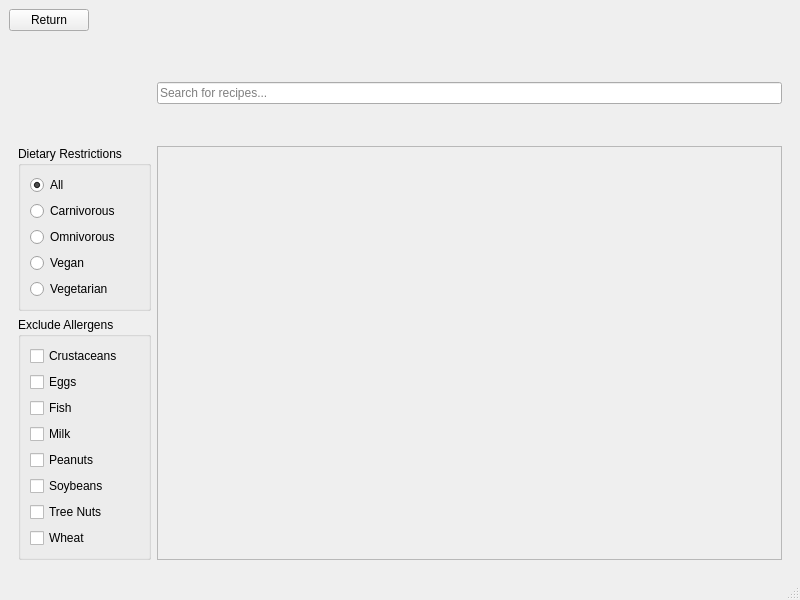
<?xml version="1.0" encoding="UTF-8"?>
<ui version="4.0">
 <class>RecipeApp</class>
 <widget class="QMainWindow" name="RecipeApp">
  <property name="geometry">
   <rect>
    <x>0</x>
    <y>0</y>
    <width>800</width>
    <height>600</height>
   </rect>
  </property>
  <property name="windowTitle">
   <string>RecipeApp</string>
  </property>
  <widget class="QWidget" name="centralwidget">
   <layout class="QVBoxLayout" name="verticalLayout_2">
    <item>
     <layout class="QHBoxLayout" name="horizontalLayout">
      <item>
       <widget class="QPushButton" name="backButton">
        <property name="text">
         <string>Return</string>
        </property>
       </widget>
      </item>
      <item>
       <spacer name="horizontalSpacer">
        <property name="orientation">
         <enum>Qt::Horizontal</enum>
        </property>
        <property name="sizeHint" stdset="0">
         <size>
          <width>40</width>
          <height>20</height>
         </size>
        </property>
       </spacer>
      </item>
     </layout>
    </item>
    <item>
     <widget class="QStackedWidget" name="stackedWidget">
      <property name="sizePolicy">
       <sizepolicy hsizetype="Preferred" vsizetype="Preferred">
        <horstretch>0</horstretch>
        <verstretch>0</verstretch>
       </sizepolicy>
      </property>
      <property name="currentIndex">
       <number>1</number>
      </property>
      <widget class="QWidget" name="homePage">
       <layout class="QVBoxLayout" name="verticalLayout">
        <property name="spacing">
         <number>20</number>
        </property>
        <property name="leftMargin">
         <number>200</number>
        </property>
        <property name="topMargin">
         <number>100</number>
        </property>
        <property name="rightMargin">
         <number>200</number>
        </property>
        <property name="bottomMargin">
         <number>100</number>
        </property>
        <item>
         <widget class="QPushButton" name="browseButton">
          <property name="text">
           <string>Browse Recipes</string>
          </property>
          <attribute name="buttonGroup">
           <string notr="true">pageSelectionButtons</string>
          </attribute>
         </widget>
        </item>
        <item>
         <widget class="QPushButton" name="createButton">
          <property name="text">
           <string>Create Recipe</string>
          </property>
          <attribute name="buttonGroup">
           <string notr="true">pageSelectionButtons</string>
          </attribute>
         </widget>
        </item>
        <item>
         <widget class="QPushButton" name="favoritesButton">
          <property name="text">
           <string>Favorites</string>
          </property>
          <attribute name="buttonGroup">
           <string notr="true">pageSelectionButtons</string>
          </attribute>
         </widget>
        </item>
       </layout>
      </widget>
      <widget class="QWidget" name="browsePage">
       <layout class="QGridLayout" name="gridLayout">
        <item row="0" column="1">
         <widget class="QLineEdit" name="searchBar">
          <property name="sizePolicy">
           <sizepolicy hsizetype="Expanding" vsizetype="Fixed">
            <horstretch>0</horstretch>
            <verstretch>0</verstretch>
           </sizepolicy>
          </property>
          <property name="text">
           <string/>
          </property>
          <property name="alignment">
           <set>Qt::AlignLeading|Qt::AlignLeft|Qt::AlignVCenter</set>
          </property>
          <property name="placeholderText">
           <string>Search for recipes...</string>
          </property>
         </widget>
        </item>
        <item row="1" column="0">
         <widget class="QGroupBox" name="groupBox">
          <property name="title">
           <string>Dietary Restrictions</string>
          </property>
          <property name="checkable">
           <bool>false</bool>
          </property>
          <layout class="QVBoxLayout" name="verticalLayout_4">
           <item>
            <widget class="QRadioButton" name="radioButton">
             <property name="text">
              <string>All</string>
             </property>
             <property name="checked">
              <bool>true</bool>
             </property>
             <attribute name="buttonGroup">
              <string notr="true">dietaryRestrictionButtons</string>
             </attribute>
            </widget>
           </item>
           <item>
            <widget class="QRadioButton" name="carnivorousButton">
             <property name="text">
              <string>Carnivorous</string>
             </property>
             <attribute name="buttonGroup">
              <string notr="true">dietaryRestrictionButtons</string>
             </attribute>
            </widget>
           </item>
           <item>
            <widget class="QRadioButton" name="omnivorousButton">
             <property name="text">
              <string>Omnivorous</string>
             </property>
             <property name="checked">
              <bool>false</bool>
             </property>
             <attribute name="buttonGroup">
              <string notr="true">dietaryRestrictionButtons</string>
             </attribute>
            </widget>
           </item>
           <item>
            <widget class="QRadioButton" name="veganButton">
             <property name="text">
              <string>Vegan</string>
             </property>
             <attribute name="buttonGroup">
              <string notr="true">dietaryRestrictionButtons</string>
             </attribute>
            </widget>
           </item>
           <item>
            <widget class="QRadioButton" name="VegetarianButton">
             <property name="text">
              <string>Vegetarian</string>
             </property>
             <attribute name="buttonGroup">
              <string notr="true">dietaryRestrictionButtons</string>
             </attribute>
            </widget>
           </item>
          </layout>
         </widget>
        </item>
        <item row="2" column="0">
         <widget class="QGroupBox" name="groupBox_2">
          <property name="title">
           <string>Exclude Allergens</string>
          </property>
          <layout class="QVBoxLayout" name="verticalLayout_5">
           <item>
            <widget class="QCheckBox" name="crustaceanButton">
             <property name="text">
              <string>Crustaceans</string>
             </property>
             <attribute name="buttonGroup">
              <string notr="true">allergenButtons</string>
             </attribute>
            </widget>
           </item>
           <item>
            <widget class="QCheckBox" name="eggButton">
             <property name="text">
              <string>Eggs</string>
             </property>
             <attribute name="buttonGroup">
              <string notr="true">allergenButtons</string>
             </attribute>
            </widget>
           </item>
           <item>
            <widget class="QCheckBox" name="fishButton">
             <property name="text">
              <string>Fish</string>
             </property>
             <attribute name="buttonGroup">
              <string notr="true">allergenButtons</string>
             </attribute>
            </widget>
           </item>
           <item>
            <widget class="QCheckBox" name="milkButton">
             <property name="text">
              <string>Milk</string>
             </property>
             <attribute name="buttonGroup">
              <string notr="true">allergenButtons</string>
             </attribute>
            </widget>
           </item>
           <item>
            <widget class="QCheckBox" name="peanutsButton">
             <property name="text">
              <string>Peanuts</string>
             </property>
             <attribute name="buttonGroup">
              <string notr="true">allergenButtons</string>
             </attribute>
            </widget>
           </item>
           <item>
            <widget class="QCheckBox" name="soybeansButton">
             <property name="text">
              <string>Soybeans</string>
             </property>
             <attribute name="buttonGroup">
              <string notr="true">allergenButtons</string>
             </attribute>
            </widget>
           </item>
           <item>
            <widget class="QCheckBox" name="treeNutsButton">
             <property name="text">
              <string>Tree Nuts</string>
             </property>
             <property name="tristate">
              <bool>false</bool>
             </property>
             <attribute name="buttonGroup">
              <string notr="true">allergenButtons</string>
             </attribute>
            </widget>
           </item>
           <item>
            <widget class="QCheckBox" name="wheatButton">
             <property name="text">
              <string>Wheat</string>
             </property>
             <attribute name="buttonGroup">
              <string notr="true">allergenButtons</string>
             </attribute>
            </widget>
           </item>
          </layout>
         </widget>
        </item>
        <item row="0" column="0">
         <spacer name="verticalSpacer">
          <property name="orientation">
           <enum>Qt::Vertical</enum>
          </property>
          <property name="sizeHint" stdset="0">
           <size>
            <width>20</width>
            <height>40</height>
           </size>
          </property>
         </spacer>
        </item>
        <item row="1" column="1" rowspan="2">
         <widget class="QScrollArea" name="scrollArea">
          <property name="widgetResizable">
           <bool>true</bool>
          </property>
          <property name="alignment">
           <set>Qt::AlignLeading|Qt::AlignLeft|Qt::AlignTop</set>
          </property>
          <widget class="QWidget" name="scrollAreaWidgetContents">
           <property name="geometry">
            <rect>
             <x>0</x>
             <y>0</y>
             <width>626</width>
             <height>442</height>
            </rect>
           </property>
           <layout class="QVBoxLayout" name="verticalLayout_3">
            <item>
             <layout class="QVBoxLayout" name="recipeListLayout">
              <item>
               <spacer name="verticalSpacer_2">
                <property name="orientation">
                 <enum>Qt::Vertical</enum>
                </property>
                <property name="sizeHint" stdset="0">
                 <size>
                  <width>20</width>
                  <height>40</height>
                 </size>
                </property>
               </spacer>
              </item>
             </layout>
            </item>
           </layout>
          </widget>
         </widget>
        </item>
       </layout>
      </widget>
      <widget class="QWidget" name="recipePage">
       <layout class="QGridLayout" name="gridLayout_3">
        <item row="0" column="0" colspan="2">
         <layout class="QGridLayout" name="gridLayout_4">
          <item row="0" column="0">
           <widget class="QLabel" name="recipeNameLabel">
            <property name="font">
             <font>
              <pointsize>12</pointsize>
              <bold>true</bold>
             </font>
            </property>
            <property name="text">
             <string/>
            </property>
           </widget>
          </item>
          <item row="1" column="0">
           <widget class="QLabel" name="instructionsLabel">
            <property name="text">
             <string>Instructions</string>
            </property>
           </widget>
          </item>
          <item row="1" column="1">
           <widget class="QLabel" name="ingredientsLabel">
            <property name="text">
             <string>Ingredients</string>
            </property>
           </widget>
          </item>
          <item row="0" column="1">
           <widget class="QCheckBox" name="favoritesCheckBox">
            <property name="layoutDirection">
             <enum>Qt::RightToLeft</enum>
            </property>
            <property name="text">
             <string>Add to Favorites</string>
            </property>
           </widget>
          </item>
         </layout>
        </item>
        <item row="1" column="1">
         <widget class="QScrollArea" name="scrollArea_3">
          <property name="sizePolicy">
           <sizepolicy hsizetype="Expanding" vsizetype="Expanding">
            <horstretch>0</horstretch>
            <verstretch>0</verstretch>
           </sizepolicy>
          </property>
          <property name="widgetResizable">
           <bool>true</bool>
          </property>
          <widget class="QWidget" name="scrollAreaWidgetContents_3">
           <property name="geometry">
            <rect>
             <x>0</x>
             <y>0</y>
             <width>40</width>
             <height>20</height>
            </rect>
           </property>
           <layout class="QVBoxLayout" name="verticalLayout_7">
            <item>
             <layout class="QVBoxLayout" name="ingredientsListLayout">
              <item>
               <spacer name="verticalSpacer_4">
                <property name="orientation">
                 <enum>Qt::Vertical</enum>
                </property>
                <property name="sizeHint" stdset="0">
                 <size>
                  <width>20</width>
                  <height>40</height>
                 </size>
                </property>
               </spacer>
              </item>
             </layout>
            </item>
           </layout>
          </widget>
         </widget>
        </item>
        <item row="1" column="0">
         <widget class="QScrollArea" name="scrollArea_2">
          <property name="sizePolicy">
           <sizepolicy hsizetype="Expanding" vsizetype="Expanding">
            <horstretch>0</horstretch>
            <verstretch>0</verstretch>
           </sizepolicy>
          </property>
          <property name="widgetResizable">
           <bool>true</bool>
          </property>
          <widget class="QWidget" name="scrollAreaWidgetContents_2">
           <property name="geometry">
            <rect>
             <x>0</x>
             <y>0</y>
             <width>40</width>
             <height>20</height>
            </rect>
           </property>
           <layout class="QVBoxLayout" name="verticalLayout_6">
            <item>
             <layout class="QVBoxLayout" name="instructionsListLayout">
              <item>
               <spacer name="verticalSpacer_3">
                <property name="orientation">
                 <enum>Qt::Vertical</enum>
                </property>
                <property name="sizeHint" stdset="0">
                 <size>
                  <width>20</width>
                  <height>40</height>
                 </size>
                </property>
               </spacer>
              </item>
             </layout>
            </item>
           </layout>
          </widget>
         </widget>
        </item>
        <item row="2" column="0" colspan="2">
         <layout class="QVBoxLayout" name="verticalLayout_8">
          <item>
           <widget class="QLabel" name="dietaryLabel">
            <property name="styleSheet">
             <string notr="true">color: green;
</string>
            </property>
            <property name="text">
             <string>Dietary Restriction: </string>
            </property>
           </widget>
          </item>
          <item>
           <widget class="QLabel" name="allergenLabel">
            <property name="styleSheet">
             <string notr="true">color: red;</string>
            </property>
            <property name="text">
             <string>Included Allergens:</string>
            </property>
           </widget>
          </item>
         </layout>
        </item>
       </layout>
      </widget>
      <widget class="QWidget" name="createPage">
       <layout class="QGridLayout" name="gridLayout_7">
        <item row="1" column="0">
         <widget class="QGroupBox" name="allergensCreateButtons">
          <property name="title">
           <string>Allergens</string>
          </property>
          <layout class="QVBoxLayout" name="verticalLayout_17">
           <item>
            <widget class="QCheckBox" name="crustaceanButton_3">
             <property name="text">
              <string>Crustaceans</string>
             </property>
            </widget>
           </item>
           <item>
            <widget class="QCheckBox" name="eggButton_3">
             <property name="text">
              <string>Eggs</string>
             </property>
            </widget>
           </item>
           <item>
            <widget class="QCheckBox" name="fishButton_3">
             <property name="text">
              <string>Fish</string>
             </property>
            </widget>
           </item>
           <item>
            <widget class="QCheckBox" name="milkButton_3">
             <property name="text">
              <string>Milk</string>
             </property>
            </widget>
           </item>
           <item>
            <widget class="QCheckBox" name="peanutsButton_3">
             <property name="text">
              <string>Peanuts</string>
             </property>
            </widget>
           </item>
           <item>
            <widget class="QCheckBox" name="soybeansButton_3">
             <property name="text">
              <string>Soybeans</string>
             </property>
            </widget>
           </item>
           <item>
            <widget class="QCheckBox" name="treeNutsButton_3">
             <property name="text">
              <string>Tree Nuts</string>
             </property>
             <property name="tristate">
              <bool>false</bool>
             </property>
            </widget>
           </item>
           <item>
            <widget class="QCheckBox" name="wheatButton_3">
             <property name="text">
              <string>Wheat</string>
             </property>
            </widget>
           </item>
          </layout>
         </widget>
        </item>
        <item row="2" column="3">
         <widget class="QPushButton" name="addIngredientButton">
          <property name="text">
           <string>Add Ingredient</string>
          </property>
         </widget>
        </item>
        <item row="3" column="0">
         <widget class="QPushButton" name="createRecipeButton">
          <property name="text">
           <string>Create</string>
          </property>
         </widget>
        </item>
        <item row="2" column="0">
         <widget class="QLineEdit" name="recipeNameCreateLabel">
          <property name="sizePolicy">
           <sizepolicy hsizetype="Fixed" vsizetype="Fixed">
            <horstretch>0</horstretch>
            <verstretch>0</verstretch>
           </sizepolicy>
          </property>
          <property name="placeholderText">
           <string>Recipe Name</string>
          </property>
         </widget>
        </item>
        <item row="0" column="0">
         <widget class="QGroupBox" name="groupBox_7">
          <property name="title">
           <string>Dietary Restrictions</string>
          </property>
          <property name="checkable">
           <bool>false</bool>
          </property>
          <layout class="QVBoxLayout" name="verticalLayout_16">
           <item>
            <widget class="QRadioButton" name="carnivorousButton_3">
             <property name="text">
              <string>Carnivorous</string>
             </property>
             <attribute name="buttonGroup">
              <string notr="true">dietaryRestrictionCreateButtons</string>
             </attribute>
            </widget>
           </item>
           <item>
            <widget class="QRadioButton" name="omnivorousButton_3">
             <property name="text">
              <string>Omnivorous</string>
             </property>
             <property name="checked">
              <bool>true</bool>
             </property>
             <attribute name="buttonGroup">
              <string notr="true">dietaryRestrictionCreateButtons</string>
             </attribute>
            </widget>
           </item>
           <item>
            <widget class="QRadioButton" name="veganButton_3">
             <property name="text">
              <string>Vegan</string>
             </property>
             <attribute name="buttonGroup">
              <string notr="true">dietaryRestrictionCreateButtons</string>
             </attribute>
            </widget>
           </item>
           <item>
            <widget class="QRadioButton" name="VegetarianButton_3">
             <property name="text">
              <string>Vegetarian</string>
             </property>
             <attribute name="buttonGroup">
              <string notr="true">dietaryRestrictionCreateButtons</string>
             </attribute>
            </widget>
           </item>
          </layout>
         </widget>
        </item>
        <item row="0" column="1" rowspan="2">
         <widget class="QScrollArea" name="scrollArea_7">
          <property name="widgetResizable">
           <bool>true</bool>
          </property>
          <widget class="QWidget" name="scrollAreaWidgetContents_7">
           <property name="geometry">
            <rect>
             <x>0</x>
             <y>0</y>
             <width>109</width>
             <height>93</height>
            </rect>
           </property>
           <layout class="QVBoxLayout" name="verticalLayout_20">
            <item>
             <widget class="QGroupBox" name="groupBox_5">
              <property name="title">
               <string>Instructions</string>
              </property>
              <layout class="QVBoxLayout" name="verticalLayout_18">
               <item>
                <layout class="QVBoxLayout" name="instructionsCreateList">
                 <item>
                  <widget class="QLineEdit" name="lineEdit"/>
                 </item>
                 <item>
                  <spacer name="verticalSpacer_9">
                   <property name="orientation">
                    <enum>Qt::Vertical</enum>
                   </property>
                   <property name="sizeHint" stdset="0">
                    <size>
                     <width>20</width>
                     <height>40</height>
                    </size>
                   </property>
                  </spacer>
                 </item>
                </layout>
               </item>
              </layout>
             </widget>
            </item>
           </layout>
          </widget>
         </widget>
        </item>
        <item row="0" column="3" rowspan="2">
         <widget class="QScrollArea" name="scrollArea_8">
          <property name="widgetResizable">
           <bool>true</bool>
          </property>
          <widget class="QWidget" name="scrollAreaWidgetContents_8">
           <property name="geometry">
            <rect>
             <x>0</x>
             <y>0</y>
             <width>106</width>
             <height>93</height>
            </rect>
           </property>
           <layout class="QVBoxLayout" name="verticalLayout_21">
            <item>
             <widget class="QGroupBox" name="groupBox_6">
              <property name="title">
               <string>Ingredients</string>
              </property>
              <layout class="QVBoxLayout" name="verticalLayout_19">
               <item>
                <layout class="QVBoxLayout" name="ingredientsCreateList">
                 <item>
                  <widget class="QLineEdit" name="lineEdit_2"/>
                 </item>
                 <item>
                  <spacer name="verticalSpacer_10">
                   <property name="orientation">
                    <enum>Qt::Vertical</enum>
                   </property>
                   <property name="sizeHint" stdset="0">
                    <size>
                     <width>20</width>
                     <height>40</height>
                    </size>
                   </property>
                  </spacer>
                 </item>
                </layout>
               </item>
              </layout>
             </widget>
            </item>
           </layout>
          </widget>
         </widget>
        </item>
        <item row="2" column="1">
         <widget class="QPushButton" name="addInstructionButton">
          <property name="sizePolicy">
           <sizepolicy hsizetype="Minimum" vsizetype="Fixed">
            <horstretch>0</horstretch>
            <verstretch>0</verstretch>
           </sizepolicy>
          </property>
          <property name="text">
           <string>Add Instruction</string>
          </property>
         </widget>
        </item>
       </layout>
      </widget>
      <widget class="QWidget" name="favoritesPage"/>
     </widget>
    </item>
   </layout>
  </widget>
  <widget class="QMenuBar" name="menubar">
   <property name="geometry">
    <rect>
     <x>0</x>
     <y>0</y>
     <width>800</width>
     <height>21</height>
    </rect>
   </property>
  </widget>
  <widget class="QStatusBar" name="statusbar"/>
 </widget>
 <resources/>
 <connections/>
 <buttongroups>
  <buttongroup name="pageSelectionButtons">
   <property name="exclusive">
    <bool>false</bool>
   </property>
  </buttongroup>
  <buttongroup name="dietaryRestrictionButtons"/>
  <buttongroup name="dietaryRestrictionCreateButtons"/>
  <buttongroup name="allergenButtons">
   <property name="exclusive">
    <bool>false</bool>
   </property>
  </buttongroup>
 </buttongroups>
</ui>
